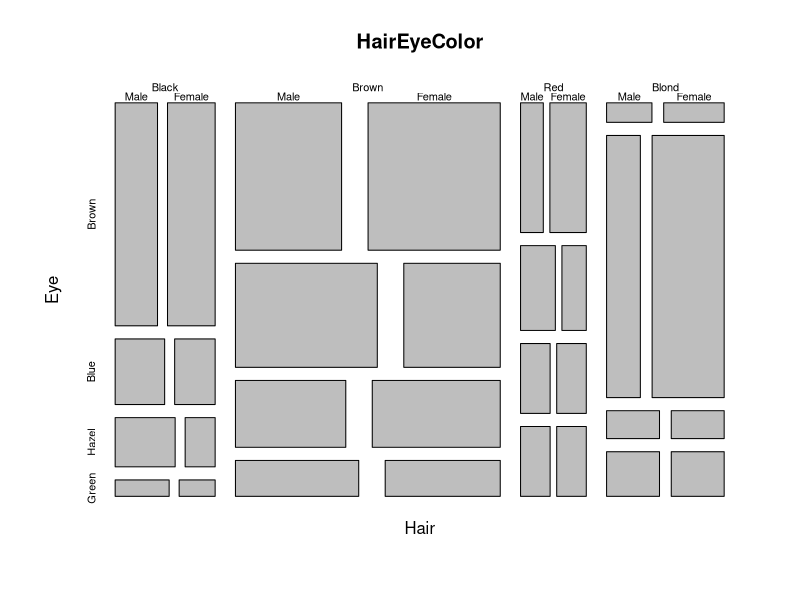
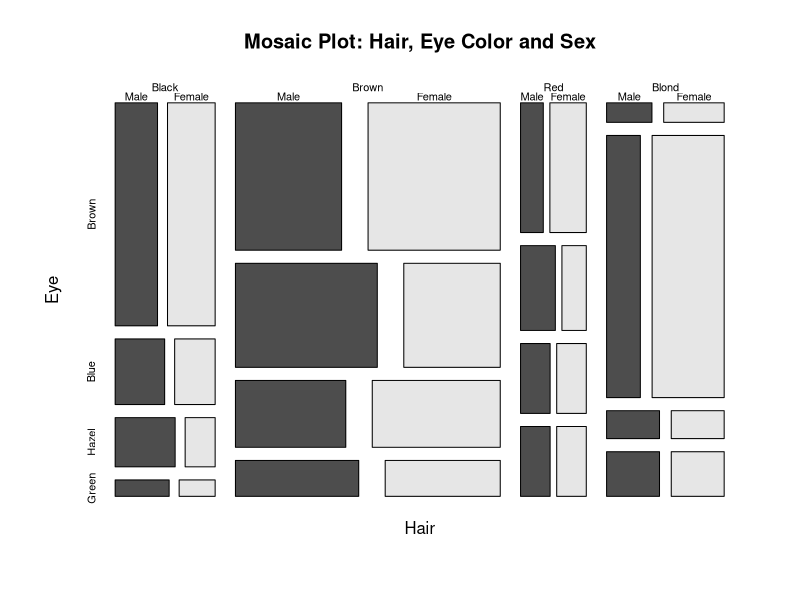
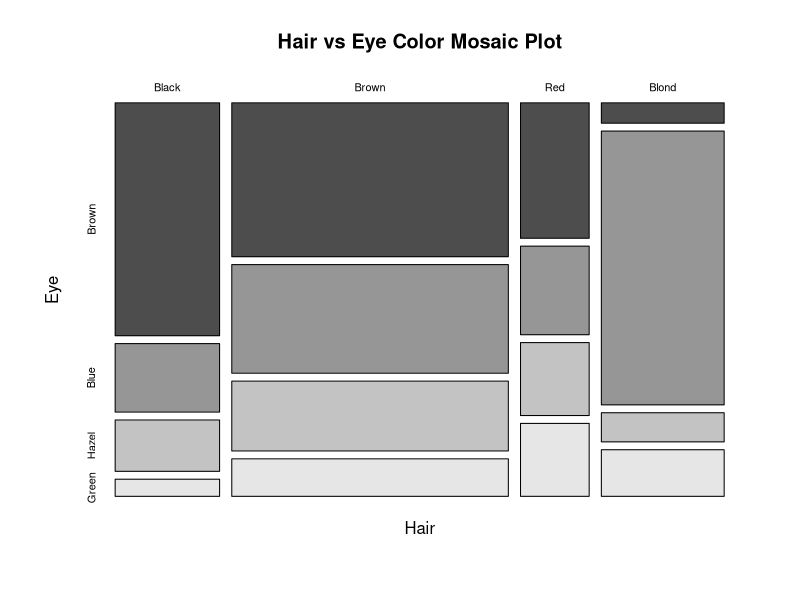
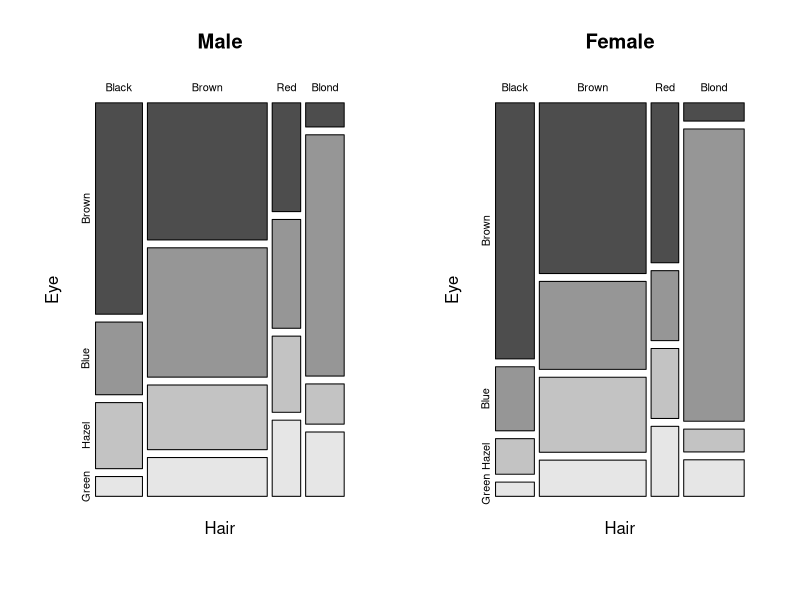
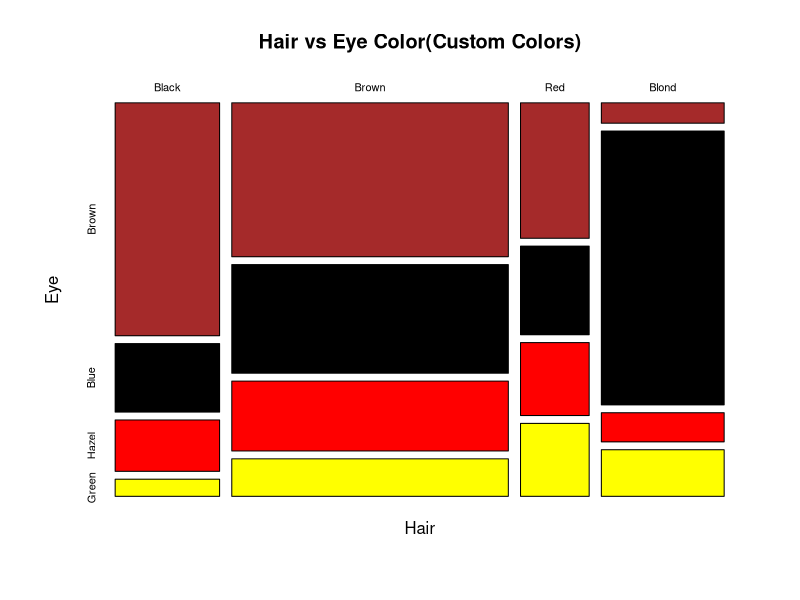
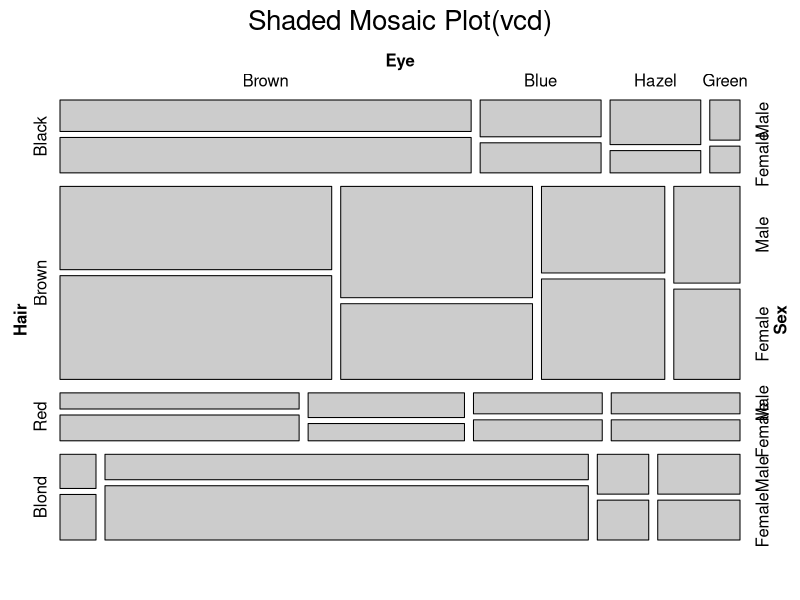
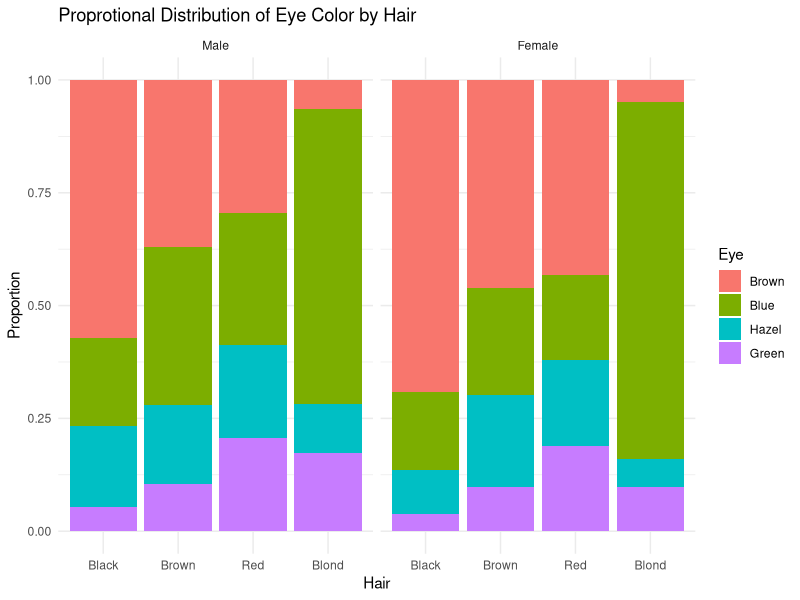
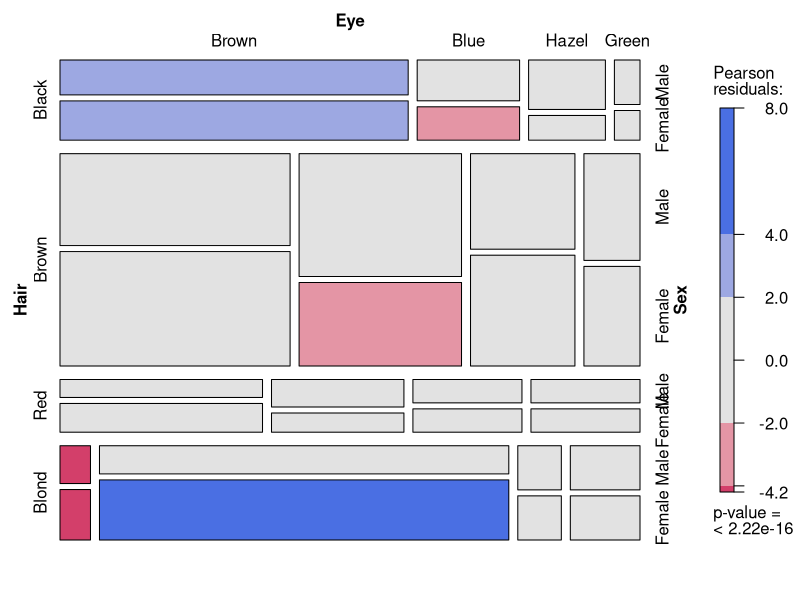

Source code (R) for these figures, in order:
#DV Lab – Week 07
#Name: V. Prabhas Mallik 
#Roll No: 23A91A61I9 
#Load and Understand the HairEyeColor Dataset
#Load Dataset
data(HairEyeColor)
#Check structure
str(HairEyeColor)
View(HairEyeColor)
?HairEyeColor
#very basic Mosaic plot(Base R)
mosaicplot(HairEyeColor)
#Add Titles and Colors
mosaicplot(HairEyeColor, main="Mosaic Plot: Hair, Eye Color and Sex",
           color = TRUE)
#two variable Mosaic plot
HairEye2D <- margin.table(HairEyeColor, c(1,2))
mosaicplot(HairEye2D, main="Hair vs Eye Color Mosaic Plot",
           color = TRUE)
#Mosaic Plots by Sex
par(mfrow = c(1,2))
mosaicplot(HairEyeColor[,,"Male"], main="Male", color=TRUE)
mosaicplot(HairEyeColor[,,"Female"], main="Female", color=TRUE)
par(mfrow=c(1,1))
#Custom Colors
mosaicplot(HairEye2D, col=c("brown","black","red","yellow"),
           main = "Hair vs Eye Color(Custom Colors)")
#Advanced Mosaic Plot using `vcd`
install.packages("vcd")
library(vcd)
mosaic(HairEyeColor, Shade=TRUE, legend=TRUE,
       main="Shaded Mosaic Plot(vcd)")
#Convert Dataset to Data Frame(For ggplot)
hair_eye_df <- as.data.frame(HairEyeColor)
head(hair_eye_df)
#ggplot Alternative(Proportional Mosaic-style plot)
library(ggplot2)
ggplot(hair_eye_df, aes(x=Hair,y=Freq, fill=Eye))+
  geom_bar(stat = "identity", position="fill")+
  facet_wrap(~Sex)+
  labs(
    title="Proprotional Distribution of Eye Color by Hair",
    y = "Proportion")+
  theme_minimal()
#Advanced Mosaic with Residual shading)
mosaic(~Hair+Eye+Sex, data=hair_eye_df, shade=TRUE, legend=TRUE)
